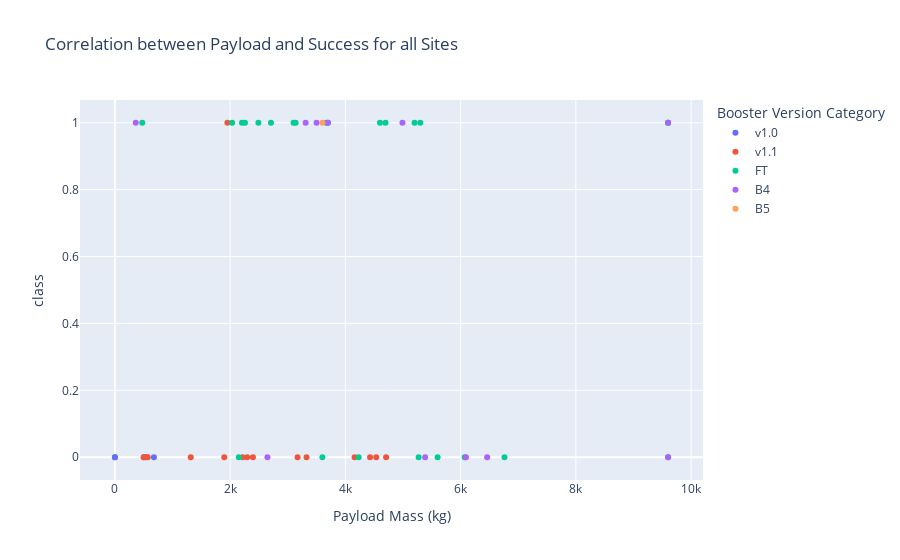

The cell this chart's notebook holds for it:
### Code cell
get_scatter_chart('ALL', [0, 10000])

### Figure 1 — Plotly figure (JSON) as saved in the notebook; plotly's stock layout.template omitted (floating-point values rounded to 4 significant figures)
{"data": [{"hovertemplate": "Booster Version Category=v1.0<br>Payload Mass (kg)=%{x}<br>class=%{y}<extra></extra>", "legendgroup": "v1.0", "marker": {"color": "#636efa", "symbol": "circle"}, "mode": "markers", "name": "v1.0", "orientation": "v", "showlegend": true, "type": "scatter", "x": [0, 0, 525, 500, 677], "xaxis": "x", "y": [0, 0, 0, 0, 0], "yaxis": "y"}, {"hovertemplate": "Booster Version Category=v1.1<br>Payload Mass (kg)=%{x}<br>class=%{y}<extra></extra>", "legendgroup": "v1.1", "marker": {"color": "#EF553B", "symbol": "circle"}, "mode": "markers", "name": "v1.1", "orientation": "v", "showlegend": true, "type": "scatter", "x": [3170, 3325, 2296, 1316, 4535, 4428, 2216, 2395, 570, 4159, 1898, 4707, 1952, 500, 553], "xaxis": "x", "y": [0, 0, 0, 0, 0, 0, 0, 0, 0, 0, 0, 0, 1, 0, 0], "yaxis": "y"}, {"hovertemplate": "Booster Version Category=FT<br>Payload Mass (kg)=%{x}<br>class=%{y}<extra></extra>", "legendgroup": "FT", "marker": {"color": "#00cc96", "symbol": "circle"}, "mode": "markers", "name": "FT", "orientation": "v", "showlegend": true, "type": "scatter", "x": [2034, 5271, 3136, 4696, 3100, 3600, 2257, 4600, 9600, 9600, 475, 9600, 2150, 2490, 5600, 5300, 3697.0, 6070, 2708, 3669, 6761, 5200, 2205, 4230], "xaxis": "x", "y": [1, 0, 1, 1, 1, 0, 1, 1, 1, 1, 1, 0, 0, 1, 0, 1, 1, 0, 1, 1, 0, 1, 1, 0], "yaxis": "y"}, {"hovertemplate": "Booster Version Category=B4<br>Payload Mass (kg)=%{x}<br>class=%{y}<extra></extra>", "legendgroup": "B4", "marker": {"color": "#ab63fa", "symbol": "circle"}, "mode": "markers", "name": "B4", "orientation": "v", "showlegend": true, "type": "scatter", "x": [9600, 9600, 6460, 3310, 4990, 3500, 3697.0, 6092, 2647, 362, 5384], "xaxis": "x", "y": [1, 0, 0, 1, 1, 1, 1, 0, 0, 1, 0], "yaxis": "y"}, {"hovertemplate": "Booster Version Category=B5<br>Payload Mass (kg)=%{x}<br>class=%{y}<extra></extra>", "legendgroup": "B5", "marker": {"color": "#FFA15A", "symbol": "circle"}, "mode": "markers", "name": "B5", "orientation": "v", "showlegend": true, "type": "scatter", "x": [3600], "xaxis": "x", "y": [1], "yaxis": "y"}], "layout": {"autosize": true, "legend": {"title": {"text": "Booster Version Category"}, "tracegroupgap": 0}, "title": {"text": "Correlation between Payload and Success for all Sites"}, "xaxis": {"anchor": "y", "autorange": true, "domain": [0, 1], "range": [-579.6, 10180.0], "title": {"text": "Payload Mass (kg)"}, "type": "linear"}, "yaxis": {"anchor": "x", "autorange": true, "domain": [0, 1], "range": [-0.08252, 1.083], "title": {"text": "class"}, "type": "linear"}}}
